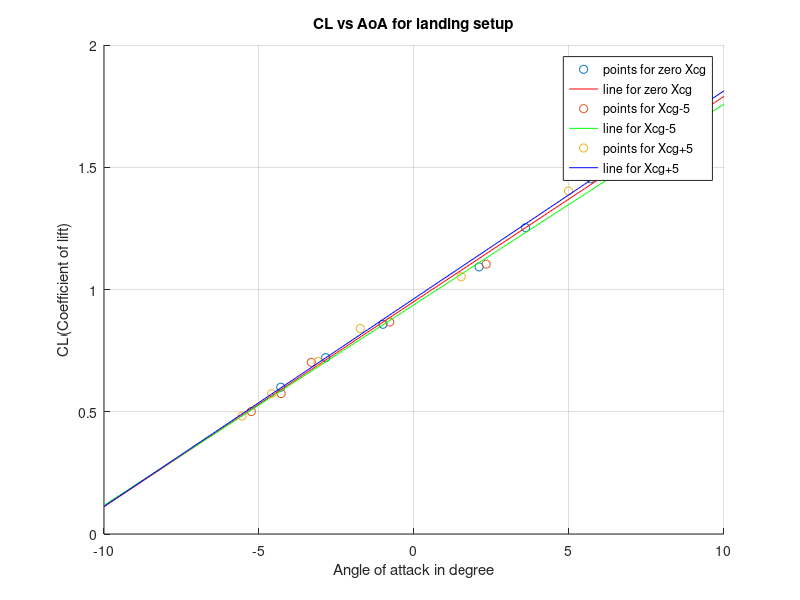

Reproduce this figure in MATLAB.

%%
clear
clc
%xcg=0
%landing
range = [-10:0.1:10];
rho = 1.225;
IAS_landing = ([108.9,99.3,91,80.6,75.2,69.8])*0.5144;
MassOfFuel_landing = ([930,924.8,919,915.6,907.8,903.3]+3100+503).*0.453592;

WeightofFuel_landing = MassOfFuel_landing.*9.81;
CL_landing = WeightofFuel_landing./(0.5.*rho.*IAS_landing.^2.*17.48);
AoA_landing = [-4.3,-2.85,-1,2.1,3.6,5.7];

hold on
scatter(AoA_landing,CL_landing,'r*');
p2 = polyfit(AoA_landing,CL_landing,1);
hold on
plot(range,p2(1).*range+p2(2),'r');
hold on
%%
%landing
%xcg-5
IAS_landing = [119.3,111.3,100.6,90.5,80.2,69.6].*0.5144;
rho = 1.225;
MassOfFuel_landing=(3100+503+[936.8,926.9,920.8,917.6,917,914.6]).*0.453592;
WeightOfFuel_landing = MassOfFuel_landing.*9.81;
CL_landing = WeightOfFuel_landing./(0.5.*rho.*IAS_landing.^2.*17.48);
AoA_landing=[-5.248,-4.286,-3.312,-0.781,2.33,6.249];

hold on
scatter(AoA_landing,CL_landing,'g*');
p2 = polyfit(AoA_landing,CL_landing,1);
hold on
plot(range,p2(1).*range+p2(2),'g');
hold on 
%%
%landing
%xcg + 5
IAS_landing = ([119.4,109.7,99.13,90.9,80.6,69.72])*0.5144;
MassOfFuel_landing = ([776.5,795.1,807,818.8,748.9,738.5]+3100+503).*0.453592;

WeightofFuel_landing = MassOfFuel_landing.*9.81;
CL_landing = WeightofFuel_landing./(0.5.*rho.*IAS_landing.^2.*17.48);
AoA_landing = [-5.547,-4.593,-3.096,-1.731,1.525,4.986];

hold on
scatter(AoA_landing,CL_landing,'b*');
p2 = polyfit(AoA_landing,CL_landing,1);
hold on
plot(range,p2(1).*range+p2(2),'b');

legend('points for zero Xcg','line for zero Xcg','points for Xcg-5','line for Xcg-5','points for Xcg+5','line for Xcg+5');
xlabel('Angle of attack in degree');
ylabel('CL(Coefficient of lift)');
title('CL vs AoA for landing setup');
grid on
hold off
